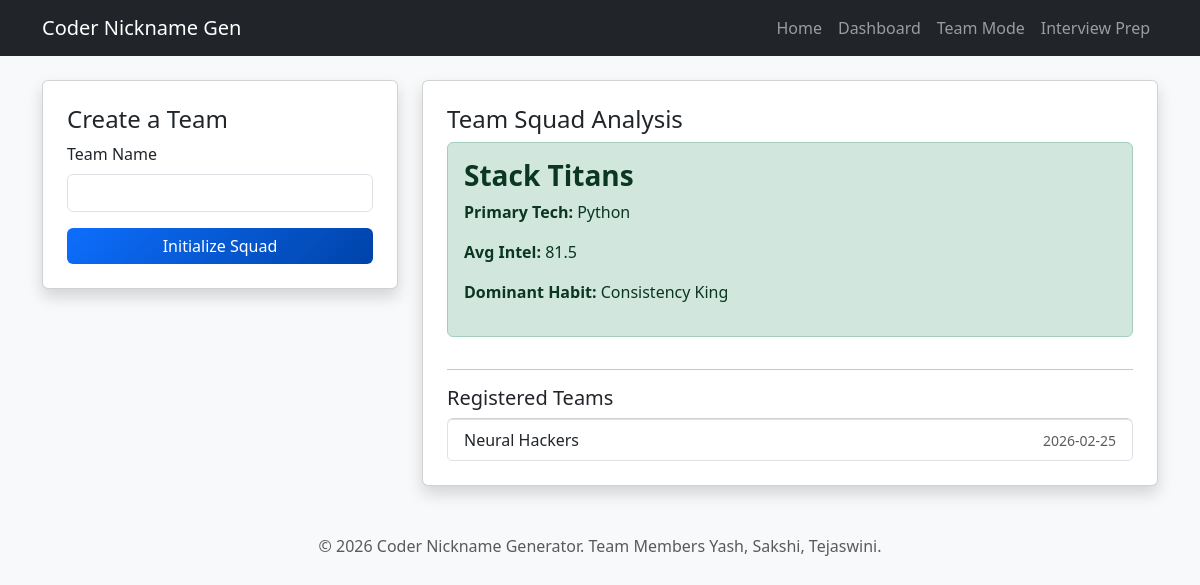
Screenshot of /team-mode with the database file from the repository.
### models/skill.py (models this page shows, shortened)
class Skill(db.Model):
    __tablename__ = 'skills'
    id = db.Column(db.Integer, primary_key=True)
    user_id = db.Column(db.Integer, db.ForeignKey('users.id'), nullable=False)
    language = db.Column(db.String(100), nullable=False)
    expertise_level = db.Column(db.Integer, nullable=False) # 1-5 scale
    badge = db.Column(db.String(50)) # Beginner, Intermediate, Advanced

### models/user.py (models this page shows, shortened)
class User(db.Model):
    __tablename__ = 'users'
    id = db.Column(db.Integer, primary_key=True)
    name = db.Column(db.String(100), nullable=False)
    habit_score = db.Column(db.Integer, default=0)
    intelligence_score = db.Column(db.Integer, default=0)
    intelligence_level = db.Column(db.String(50)) # Beginner, Intermediate, Pro
    nickname = db.Column(db.String(150))
    avatar_path = db.Column(db.String(255))
    habit_tag = db.Column(db.String(100))
    created_at = db.Column(db.DateTime, default=datetime.utcnow)
    skills = db.relationship('Skill', backref='user', lazy=True)

### models/team.py (models this page shows, shortened)
class Team(db.Model):
    __tablename__ = 'teams'
    id = db.Column(db.Integer, primary_key=True)
    team_name = db.Column(db.String(150), nullable=False)
    created_at = db.Column(db.DateTime, default=datetime.utcnow)

### app.py (the view)
@app.route('/team-mode')
def team_list():
    teams = Team.query.all()
    all_users = User.query.all()
    analysis = None
    if all_users:
        members_data = []
        for u in all_users:
            members_data.append({
                'intelligence_score': u.intelligence_score,
                'habit_tag': u.habit_tag,
                'skills': [{'language': s.language, 'expertise_level': s.expertise_level} for s in u.skills]
            })
        analysis = TeamEngine.generate_team_analysis(members_data)
    return render_template('team.html', teams=teams, team_analysis=analysis)

### templates/team.html
{% extends "base.html" %}
{% block content %}
<div class="row">
    <div class="col-md-4">
        <div class="card shadow p-4 mb-4">
            <h4>Create a Team</h4>
            <form action="{{ url_for('create_team') }}" method="POST">
                <div class="mb-3">
                    <label class="form-label">Team Name</label>
                    <input type="text" name="team_name" class="form-control" required>
                </div>
                <button type="submit" class="btn btn-primary w-100">Initialize Squad</button>
            </form>
        </div>
    </div>
    <div class="col-md-8">
        <div class="card shadow p-4">
            <h4>Team Squad Analysis</h4>
            {% if team_analysis %}
            <div class="alert alert-success">
                <h3 class="fw-bold">{{ team_analysis.team_name }}</h3>
                <p><strong>Primary Tech:</strong> {{ team_analysis.primary_tech }}</p>
                <p><strong>Avg Intel:</strong> {{ team_analysis.avg_intelligence|round(1) }}</p>
                <p><strong>Dominant Habit:</strong> {{ team_analysis.dominant_habit }}</p>
            </div>
            {% else %}
            <p class="text-muted text-center pt-4">No analysis available. Add members to your team.</p>
            {% endif %}
            <hr>
            <h5>Registered Teams</h5>
            <ul class="list-group">
                {% for team in teams %}
                <li class="list-group-item d-flex justify-content-between align-items-center">
                    {{ team.team_name }}
                    <small class="text-muted">{{ team.created_at.strftime('%Y-%m-%d') }}</small>
                </li>
                {% endfor %}
            </ul>
        </div>
    </div>
</div>
{% endblock %}

### static/css/style.css (style rules this page uses)
body { font-family: 'Segoe UI', Tahoma, Geneva, Verdana, sans-serif; background-color: #f0f2f5; }
.btn-primary { background: linear-gradient(135deg, #0d6efd 0%, #0043a8 100%); border: none; }

### rows the page displays
Skill: primary_tech "Python"
User: dominant_habit "Consistency King"
Team: team_name "Neural Hackers", created_at "2026-02-25"

### other values shown
{{ team_analysis.team_name }} "Stack Titans"
{{ team_analysis.avg_intelligence|round(1) }} "81.5"
